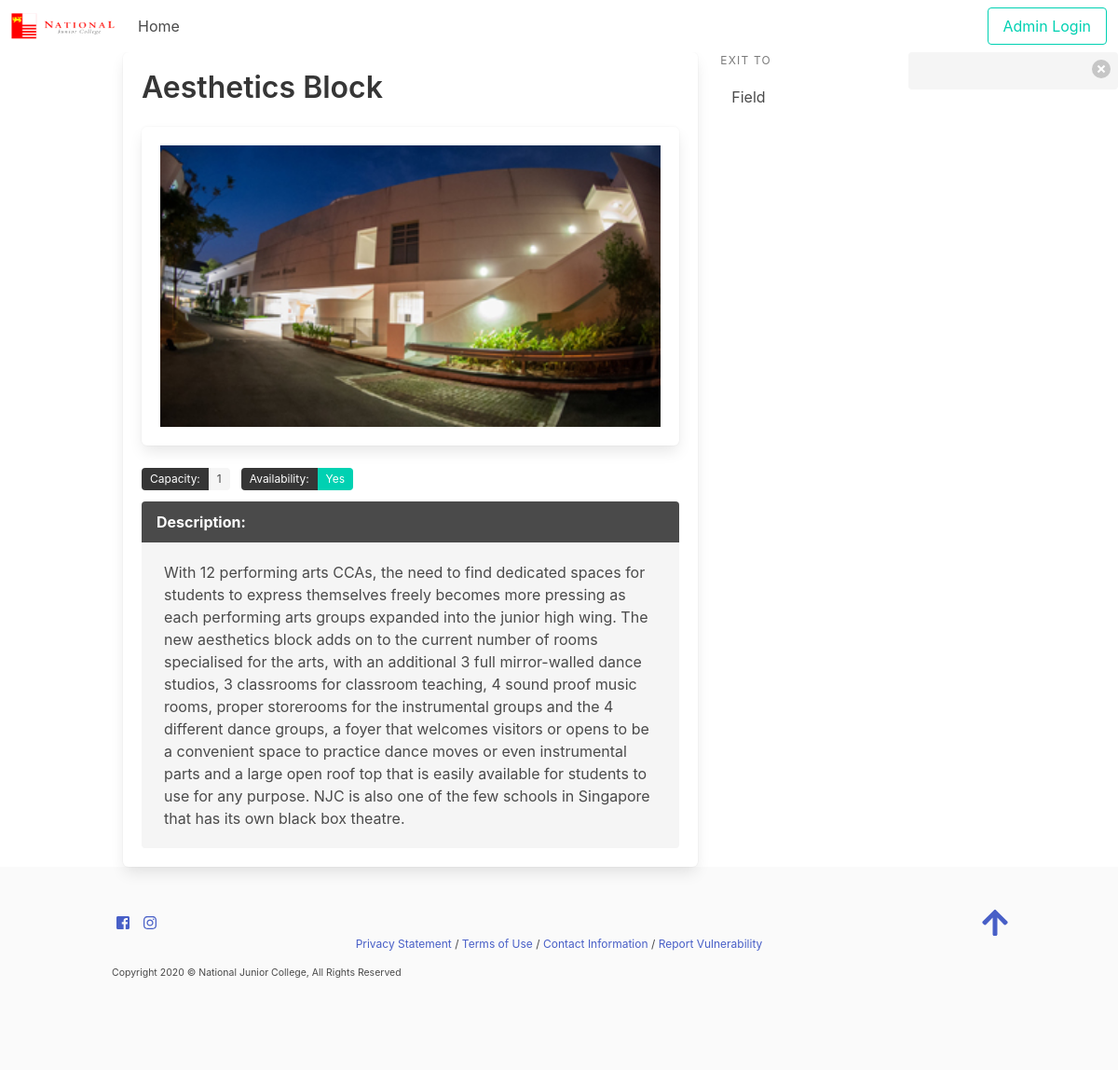
/view_location/Aesthetics Block, run on an earlier commit of the app's database.
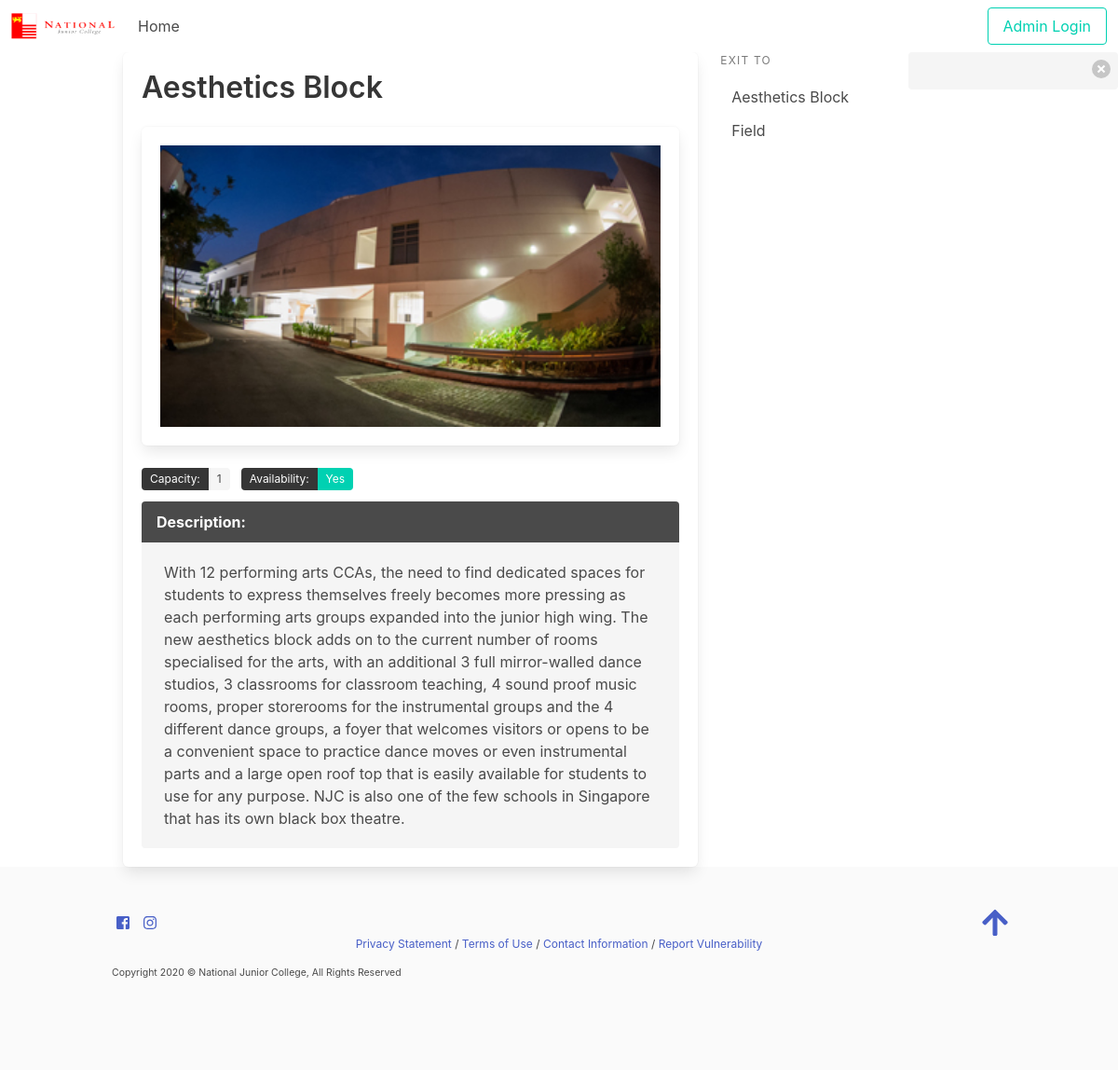
And on a later commit of the database.
### tables this page shows
CREATE TABLE "places" (
	"Name"	TEXT NOT NULL,
	"Description"	TEXT,
	"Capacity"	INTEGER,
	"Availability"	TEXT,
	"Image"	TEXT,
	PRIMARY KEY("Name")
);

CREATE TABLE "link" (
	"Location1"	TEXT NOT NULL,
	"Location2"	TEXT NOT NULL,
	PRIMARY KEY("Location1","Location2")
);

### app.py (the view)
@ app.route('/view_location/<location>', methods=['GET', 'POST'])
def view_location(location):
    linked_locations = []
    try:
        con = open_DB()
        cur = con.cursor()
        cur.execute('SELECT * FROM places WHERE name=?', (location,))
        row = cur.fetchone()
        cur.execute('SELECT location2 FROM link WHERE location1=?', (location,))
        linked_locations = cur.fetchall()
        con.close()
    except Exception as e:
        print(str(e))
    exitFlag = len(linked_locations)
    return render_template('view_place.html', place=row, linked_locations=linked_locations, exitFlag=exitFlag, Location=location)

### app.py (called while the page is built)
def open_DB():
    connection = sqlite3.connect(db_path)
    connection.row_factory = sqlite3.Row
    return connection

### templates/view_place.html (shortened to what this page needs)
{% extends "base.html" %}
{% block content %}
<div class="columns">
    <div class="column is-9 ">
        <div class="box">
            <h1 class="title">
                <p>{{place["Name"]}}</p>
            </h1>
            <div class="box">
                <div class="image is-16by9">
                    <image src="/static/images/{{ place['image'] }}" />
                </div>
            </div>
            <section class="content">
                <div class="field is-grouped is-grouped-multiline">
                    <div class="control">
                        <div class="tags has-addons">
                            <span class="tag is-dark">Capacity:</span>
                            <span class="tag is-is-info">{{place["Capacity"]}}</span>
                        </div>
                    </div>
                    <div class="control">
                        <div class="tags has-addons">
                            <span class="tag is-dark">Availability:</span>
                            <span class="tag is-primary">{{place["Availability"]}}</span>
                        </div>
                    </div>
                </div>
                <article class="message">
                    <div class="message-header">
                        <p>Description:</p>
                    </div>
                    <div class="message-body">
                        {{place["Description"]}}
                    </div>
                </article>
            </section>
        </div>
    </div>
    <div class="column is-3 ">
        <aside class="menu is-hidden-mobile">
            <p class="menu-label">
                Exit to
            </p>
            <ul class="menu-list">
                {% for location in linked_locations %}
                <li><a
                        href="{{url_for('view_location',location=location['location2'])}}">{{ location['location2'] }}</a>
                </li>
                {% endfor %}
            </ul>
        </aside>
    </div>
</div>
{% endblock %}

### templates/base.html (shortened to what this page needs)
<!DOCTYPE html>
<html>
<head>
    <link rel="stylesheet" href="https://cdn.jsdelivr.net/npm/bulma@0.9.0/css/bulma.min.css">
</head>
<body>
    {% block body %}
    {% block navbar %}
    <nav class="navbar" role="navigation" aria-label="main navigation">
        <div class="navbar-brand">
            <a class="navbar-item" href="/">
                <img src="/static/images/njc_logo.png" width="112" height="28">
            </a>
        </div>
        <div id="navMenu" class="navbar-menu">
            <div class="navbar-start">
                <a class="navbar-item" href="{{url_for('home')}}">
                    Home
                </a>
            </div>
            <div class="navbar-end">
                <div class="navbar-item">
                    {% if session['logged_in'] %}
                    <div class="buttons">
                        <a class="button is-outlined is-danger" href="{{url_for('logout')}}">
                            Logout
                        </a>
                    </div>
                    {% else %}
                    <div class="buttons">
                        <a class="button is-outlined is-primary" href="{{url_for('login')}}">
                            Admin Login
                        </a>
                    </div>
                    {% endif %}
                </div>
            </div>
        </div>
    </nav>
    {% endblock %}
    <div class="notification global_notification is-pulled-right">
        <button class="delete"></button>
    </div>
    <div class="container content-wrapper">
        {% block content %}
        {% endblock %}
    </div>
    {% block footer %}
    <footer class="footer">
        <div class="content container">
            <div class="container">
                <a href="https://www.facebook.com/nationaljc/" class="icon">
                    <i class="fab fa-facebook-square"></i>
                </a>
                <a href="https://www.instagram.com/nationaljc/?hl=en" class="icon">
                    <i class="fab fa-instagram"></i>
                </a>
                <a href="#" class="icon is-pulled-right is-size-3"><i class="fas fa-arrow-up"></i></a>
            </div>
            <p class="is-size-7 has-text-centered">
                <a href="https://nationaljc.moe.edu.sg/terms-of-use/">Privacy
                    Statement</a> /
                <a href="https://nationaljc.moe.edu.sg/terms-of-use/">Terms of Use</a> /
                <a href="https://nationaljc.moe.edu.sg/Contact/">Contact Information</a> /
                <a href="http://tech.gov.sg/report_vulnerability">Report Vulnerability</a>
            </p>
            <p class="is-size-7">
                <small class="copyright">Copyright 2020 © National Junior College, All Rights Reserved</small>
            </p>
        </div>
    </footer>
    {% endblock %}
    {% endblock %}
</body>
</html>

### templates/base.html (style rules this page uses)
.global_notification { position: sticky; width:225px; height:38px; z-index: 9; }

What changed in the data, as far as the page shows it:
added link: location2 "Aesthetics Block"
